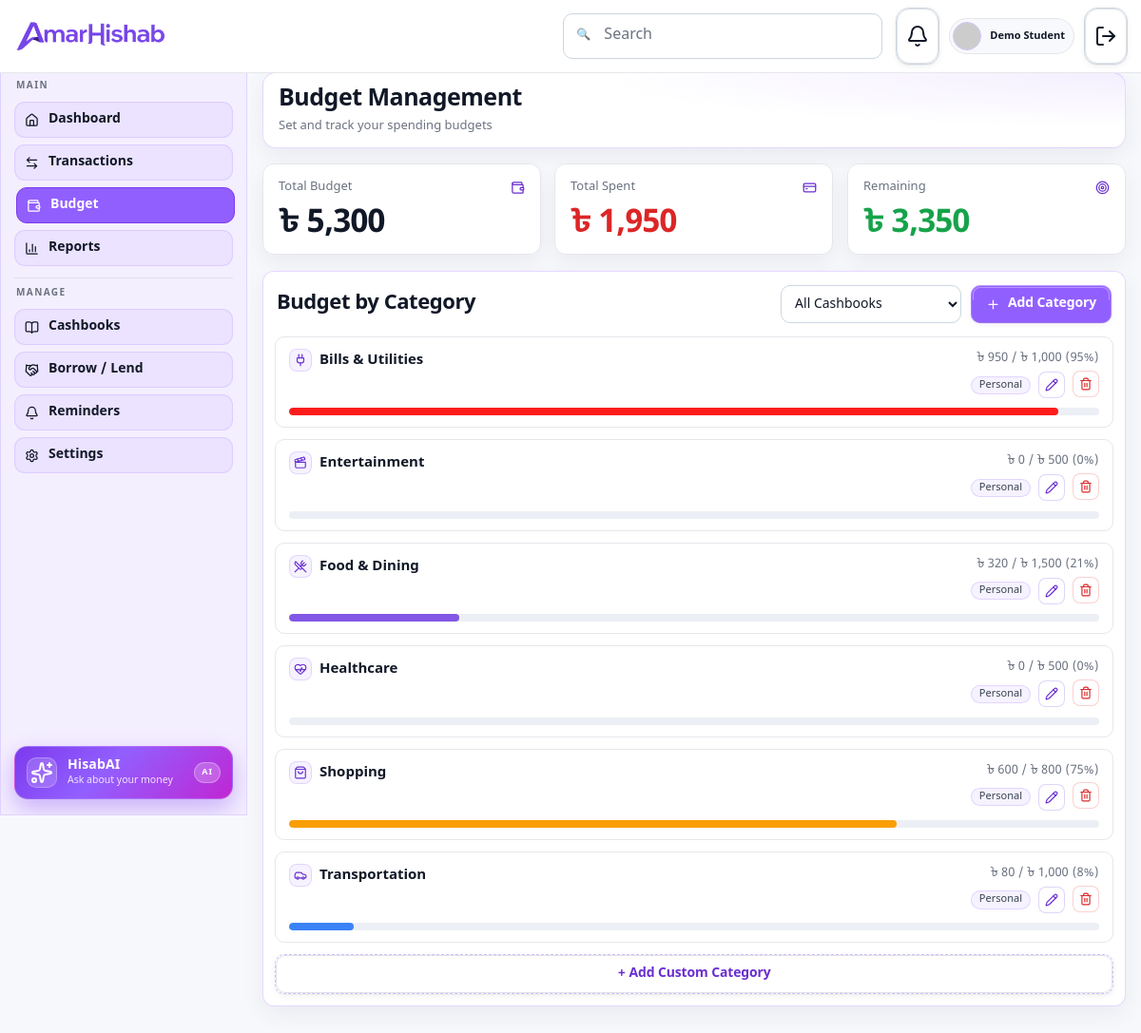
Screenshot of /pages/budget.php (signed in) with the database file from the repository.
### tables this page shows
CREATE TABLE budget_categories (
	id           INT UNSIGNED AUTO_INCREMENT PRIMARY KEY,
	user_id      INT UNSIGNED NOT NULL,
	cashbook_id  INT UNSIGNED NULL,
	name         VARCHAR(120) NOT NULL,
	icon         VARCHAR(60)  NULL,
	color        VARCHAR(20)  NULL,
	limit_amount DECIMAL(12,2) NOT NULL DEFAULT 0,
	created_at   TIMESTAMP    NOT NULL DEFAULT CURRENT_TIMESTAMP,
	CONSTRAINT fk_budget_user FOREIGN KEY (user_id)
		REFERENCES users(id) ON DELETE CASCADE,
	CONSTRAINT fk_budget_cashbook FOREIGN KEY (cashbook_id)
		REFERENCES cashbooks(id) ON DELETE SET NULL,
	INDEX idx_budget_user (user_id)
);

CREATE TABLE cashbooks (
	id          INT UNSIGNED AUTO_INCREMENT PRIMARY KEY,
	user_id     INT UNSIGNED NOT NULL,
	name        VARCHAR(120) NOT NULL,
	description VARCHAR(255) NULL,
	status      ENUM('live','review') NOT NULL DEFAULT 'live',
	created_at  TIMESTAMP    NOT NULL DEFAULT CURRENT_TIMESTAMP,
	CONSTRAINT fk_cashbooks_user FOREIGN KEY (user_id)
		REFERENCES users(id) ON DELETE CASCADE,
	INDEX idx_cashbooks_user (user_id)
);

### includes/budget.php (called while the page is built, shortened)
<?php
require_once __DIR__ . '/../config/db.php';
function budget_categories_with_spent(int $userId, ?int $cashbookId = null): array
{
	$where  = ['bc.user_id = ?'];
	$params = [$userId];
	$sql = 'SELECT bc.id, bc.name, bc.icon, bc.color, bc.limit_amount, bc.cashbook_id,
				c.name AS cashbook_name,
				COALESCE((
					SELECT SUM(t.amount) FROM transactions t
					WHERE t.category_id = bc.id AND t.direction = \'out\'
					  AND t.occurred_at BETWEEN DATE_FORMAT(CURDATE(), \'%Y-%m-01 00:00:00\') AND DATE_FORMAT(LAST_DAY(CURDATE()), \'%Y-%m-%d 23:59:59\')
				), 0) AS spent
			FROM budget_categories bc
			LEFT JOIN cashbooks c ON c.id = bc.cashbook_id
			WHERE ' . implode(' AND ', $where) . '
			ORDER BY bc.name';
	$stmt = db()->prepare($sql);
	$stmt->execute($params);
	return $stmt->fetchAll();
}

### config/db.php (called while the page is built, shortened)
<?php
function app_config(): array
{
	$local  = __DIR__ . '/config.local.php';
	$sample = __DIR__ . '/config.sample.php';
	$config = file_exists($local) ? require $local : require $sample;
	return $config;
}
function db(): PDO
{
	static $pdo = null;
	if ($pdo instanceof PDO) {
		return $pdo;
	}
	$cfg = app_config()['db'];
	$host    = getenv('DB_HOST')    ?: $cfg['host'];
	$port    = getenv('DB_PORT')    ?: $cfg['port'];
	$name    = getenv('DB_NAME')    ?: $cfg['name'];
	$charset = getenv('DB_CHARSET') ?: $cfg['charset'];
	$user    = getenv('DB_USER')    ?: $cfg['user'];
	$pass    = getenv('DB_PASS') !== false ? getenv('DB_PASS') : $cfg['pass'];
	$dsn = sprintf('mysql:host=%s;port=%s;dbname=%s;charset=%s', $host, $port, $name, $charset);
	$options = [
		PDO::ATTR_ERRMODE            => PDO::ERRMODE_EXCEPTION,
		PDO::ATTR_DEFAULT_FETCH_MODE => PDO::FETCH_ASSOC,
		PDO::ATTR_EMULATE_PREPARES   => false,
	];
	$ssl = getenv('DB_SSL') !== false ? getenv('DB_SSL') : ($cfg['ssl'] ?? false);
	if (filter_var($ssl, FILTER_VALIDATE_BOOLEAN)) {
		$options[PDO::MYSQL_ATTR_SSL_VERIFY_SERVER_CERT] = false;
		$options[PDO::MYSQL_ATTR_SSL_CA] = getenv('DB_SSL_CA') ?: ($cfg['ssl_ca'] ?? null);
		if (empty($options[PDO::MYSQL_ATTR_SSL_CA])) {
			unset($options[PDO::MYSQL_ATTR_SSL_CA]);
		}
	}
	$pdo = new PDO($dsn, $user, $pass, $options);
	return $pdo;
}

### includes/helpers.php (called while the page is built, shortened)
<?php
function e(?string $value): string
{
	return htmlspecialchars($value ?? '', ENT_QUOTES, 'UTF-8');
}
function taka($amount): string
{
	$value = is_numeric($amount) ? (float) $amount : 0.0;
	return '৳ ' . number_format($value);
}

### pages/budget.php (the view, shortened to what this page needs)
<?php
require_once __DIR__ . '/../includes/cashbooks.php';
require_once __DIR__ . '/../includes/budget.php';
$userId   = current_user()['id'];
$bookFilter = (int) ($_GET['cashbook'] ?? 0);
$cats     = budget_categories_with_spent($userId, $bookFilter ?: null);
$totalBudget = 0.0;
$totalSpent  = 0.0;
foreach ($cats as $c) {
	$totalBudget += (float) $c['limit_amount'];
	$totalSpent  += (float) $c['spent'];
}
$remaining = $totalBudget - $totalSpent;
?>
<!DOCTYPE html>
<html lang="en">
<head>
	<link rel="stylesheet" href="../styles/main.css" />
	<link rel="stylesheet" href="../styles/pages/dashboard.css" />
	<link rel="stylesheet" href="../styles/pages/budget.css" />
</head>
<body data-page-title="Budget Management">
	<div class="dashboard-layout">
		<?php include __DIR__ . '/../partials/navbar.php'; ?>
		<div class="dashboard-body">
			<?php include __DIR__ . '/../partials/sidebar.php'; ?>
			<main class="dashboard-main budget-main">
				<section class="container-wide budget-page">
					<header class="budget-hero surface">
						<div class="budget-hero-copy">
							<h1>Budget Management</h1>
							<p>Set and track your spending budgets</p>
						</div>
					</header>
					<section class="budget-summary" aria-label="Budget summary cards">
						<article class="budget-stat-card surface">
							<div class="budget-stat-head">
								<p>Total Budget</p>
								<i data-lucide="wallet" aria-hidden="true"></i>
							</div>
							<strong data-budget-total><?= e(taka($totalBudget)) ?></strong>
						</article>
						<article class="budget-stat-card surface">
							<div class="budget-stat-head">
								<p>Total Spent</p>
								<i data-lucide="credit-card" aria-hidden="true"></i>
							</div>
							<strong class="budget-stat-danger" data-budget-spent><?= e(taka($totalSpent)) ?></strong>
						</article>
						<article class="budget-stat-card surface">
							<div class="budget-stat-head">
								<p>Remaining</p>
								<i data-lucide="target" aria-hidden="true"></i>
							</div>
							<strong class="<?= $remaining < 0 ? 'budget-stat-danger' : 'budget-stat-success' ?>" data-budget-remaining><?= e(taka($remaining)) ?></strong>
						</article>
					</section>
					<section class="budget-board surface">
						<header class="budget-board-head">
							<h2>Budget by Category</h2>
							<div class="budget-board-actions">
								<form class="budget-filter-wrap" method="get" id="budget-filter-form">
									<select id="budget-cashbook-filter" class="select budget-cashbook-filter" name="cashbook" onchange="this.form.submit()">
										<option value="0">All Cashbooks</option>
									</select>
								</form>
								<button
									class="btn btn-primary btn-sm"
									type="button"
									data-modal-target="#create-budget-category-modal"
									aria-haspopup="dialog"
									aria-controls="create-budget-category-modal"
								>
									<i data-lucide="plus" aria-hidden="true"></i>
									<span>Add Category</span>
								</button>
							</div>
						</header>
						<div class="budget-category-list" data-component="budget-category-list">
							<?php if (empty($cats)): ?>
								<p class="budget-empty">No budget categories yet. Add one to start tracking limits.</p>
							<?php else: ?>
								<?php foreach ($cats as $i => $cat): ?>
									<?php
										$spent = (float) $cat['spent'];
										$limit = (float) $cat['limit_amount'];
										$usage = $limit > 0 ? (int) round(min(100, max(0, $spent / $limit * 100))) : 0;
										$fill  = 'budget-category-fill';
										if ($usage >= 90)      $fill .= ' budget-category-fill--danger';
										elseif ($usage >= 75)  $fill .= ' budget-category-fill--warn';
										$color = $cat['color'] ?: $palette[$i % count($palette)];
										$icon  = $cat['icon'] ?: 'wallet';
									?>
									<article class="budget-category-item" data-budget-category-id="<?= e($cat['id']) ?>">
										<div class="budget-category-top">
											<div class="budget-category-label">
												<span class="budget-category-icon" aria-hidden="true"><i data-lucide="<?= e($icon) ?>"></i></span>
												<strong><?= e($cat['name']) ?></strong>
											</div>
											<div class="budget-category-meta">
												<p class="budget-category-amount"><?= e(taka($spent)) ?> / <?= e(taka($limit)) ?> (<?= $usage ?>%)</p>
												<div class="budget-category-actions">
													<p class="budget-category-cashbook"><?= e($cat['cashbook_name'] ?? 'No cashbook') ?></p>
													<button class="budget-category-edit" type="button"
														data-modal-target="#edit-budget-category-modal"
														data-cat-id="<?= e($cat['id']) ?>"
														data-cat-name="<?= e($cat['name']) ?>"
														data-cat-limit="<?= e($cat['limit_amount']) ?>"
														data-cat-cashbook="<?= e($cat['cashbook_id'] ?? '') ?>"
														aria-label="Edit <?= e($cat['name']) ?>">
														<i data-lucide="pencil" aria-hidden="true"></i>
													</button>
													<form action="../actions/budget-delete.php" method="post" onsubmit="return confirm('Delete this category?');" style="display:inline">
														<button class="budget-category-delete" type="submit" aria-label="Delete <?= e($cat['name']) ?>">
															<i data-lucide="trash-2" aria-hidden="true"></i>
														</button>
													</form>
												</div>
											</div>
										</div>
										<div class="budget-category-track">
											<span class="<?= $fill ?>" style="width: <?= $usage ?>%; --category-color: <?= e($color) ?>;"></span>
										</div>
									</article>
								<?php endforeach; ?>
							<?php endif; ?>
						</div>
						<button
							class="btn btn-outline btn-sm budget-custom-btn"
							type="button"
							data-modal-target="#create-budget-category-modal"
							aria-haspopup="dialog"
							aria-controls="create-budget-category-modal"
						>
							<span>+ Add Custom Category</span>
						</button>
					</section>
				</section>
			</main>
		</div>
	</div>
</body>
</html>

### styles/pages/dashboard.css (style rules this page uses)
.dashboard-layout { --dashboard-topbar-height: 58px; min-height: 100vh; min-height: 100dvh; padding-top: var(--dashboard-topbar-height); background: var(--color-bg); }
.dashboard-body { min-height: calc(100vh - var(--dashboard-topbar-height)); min-height: calc(100dvh - var(--dashboard-topbar-height)); }
.dashboard-main { margin-left: var(--sidebar-width); min-width: 0; min-height: calc(100vh - var(--dashboard-topbar-height)); min-height: calc(100dvh - var(--dashboard-topbar-height)); background: var(--color-bg); }
.dashboard-main { padding: 48px 36px; }
.budget-summary { display: grid; gap: 16px; }
@media (max-width: 88rem) { .dashboard-main { margin-left: var(--sidebar-width); } }

### styles/variables.css (style rules this page uses)
:root { color-scheme: light; --color-brand-50: #f4efff; --color-brand-100: #e8deff; --color-brand-200: #d1beff; --color-brand-300: #bb9dff; --color-brand-400: #a47dff; --color-brand-500: #925fff; --color-brand-600: #7c3aed; --color-brand-700: #6a2fd1; --color-brand-800: #5726ad; --color-brand-900: #431d89; --color-bg: #f7f8fc; --color-surface: #ffffff; --color-surface-muted: #f8f9fc; --color-border: #e5e7eb; --color-border-strong: #cbd5e1; --color-text-primary: #111827; --color-text-secondary: #374151; --color-text-muted: #6b7280; --color-text-inverse: #ffffff; --color-success: #16a34a; --color-success-soft: #dcfce7; --color-warning: #d97706; --color-warning-soft: #fef3c7; --color-danger: #dc2626; --color-danger-soft: #fee2e2; --color-info: #2563eb; --color-info-soft: #dbeafe; --font-family-base: "Plus Jakarta Sans", "Noto Sans Bengali", "Segoe UI", Roboto, system-ui, -apple-system, sans-serif; --font-family-mono: ui-monospace, SFMono-Regular, Menlo, Monaco, Consolas, "Liberation Mono", "Courier New", monospace; --font-size-100: 0.75rem; --font-size-200: 0.875rem; --font-size-300: 1rem; --font-size-400: 1.125rem; --font-size-500: 1.25rem; --font-size-600: 1.5rem; --font-size-700: 1.875rem; --font-size-800: 2.25rem; --font-weight-regular: 400; --font-weight-medium: 500; --font-weight-semibold: 600; --font-weight-bold: 700; --line-height-tight: 1.15; --line-height-heading: 1.25; --line-height-body: 1.6; --space-0: 0; --space-1: 0.25rem; --space-2: 0.5rem; --space-3: 0.75rem; --space-4: 1rem; --space-5: 1.25rem; --space-6: 1.5rem; --space-7: 2rem; --space-8: 2.5rem; --space-9: 3rem; --space-10: 4rem; --radius-sm: 0.5rem; --radius-md: 0.75rem; --radius-lg: 1rem; --radius-xl: 1.5rem; --radius-pill: 9999px; --shadow-xs: 0 1px 2px rgba(17, 24, 39, 0.06); --shadow-sm: 0 8px 24px rgba(17, 24, 39, 0.06); --shadow-md: 0 16px 36px rgba(17, 24, 39, 0.1); --container-max: 72rem; --container-max-wide: 84rem; --sidebar-width: 16.25rem; --duration-fast: 120ms; --duration-base: 220ms; --duration-slow: 360ms; --easing-standard: cubic-bezier(0.2, 0, 0, 1); --focus-ring: 0 0 0 3px rgba(146, 95, 255, 0.25); --z-dropdown: 1000; --z-sticky: 1020; --z-modal: 1100; --z-toast: 1200; }

### styles/typography.css (style rules this page uses)
body { font-family: var(--font-family-base); font-size: var(--font-size-300); font-weight: var(--font-weight-regular); line-height: var(--line-height-body); color: var(--color-text-primary); }
h1, h2, h3, h4, h5, h6 { color: var(--color-text-primary); font-weight: var(--font-weight-bold); line-height: var(--line-height-heading); letter-spacing: -0.02em; }
h1 { font-size: clamp(2rem, 1.4rem + 2vw, 2.75rem); line-height: var(--line-height-tight); }
h2 { font-size: clamp(1.625rem, 1.2rem + 1.4vw, 2.125rem); }
p { color: var(--color-text-secondary); }
strong, b { font-weight: var(--font-weight-semibold); }

### styles/layout.css (style rules this page uses)
body { background: var(--color-bg); }
main { display: block; }
.container-wide { width: min(100% - (var(--space-4) * 2), var(--container-max-wide)); margin-inline: auto; }
.surface { border: 1px solid var(--color-border); border-radius: var(--radius-lg); background: var(--color-surface); box-shadow: var(--shadow-sm); }

### styles/components/inputs.css (style rules this page uses)
.input, .select, .textarea { width: 100%; border: 1px solid var(--color-border-strong); background: var(--color-surface); color: var(--color-text-primary); border-radius: 10px; padding: 14px 16px; outline: none; transition: border-color var(--duration-fast) var(--easing-standard), box-shadow var(--duration-fast) var(--easing-standard); }

### styles/utilities.css (style rules this page uses)
.scroll-smooth, html { scroll-behavior: smooth; }
main > section { animation: soft-in 0.7s var(--easing-standard) both; }
.surface, .transaction-card, .tx-item, .modal { animation: rise-in 0.6s var(--easing-standard) both; }

### rows the page displays
budget_categories: name "Bills & Utilities", spent "৳ 950", limit_amount "৳ 1,000", usage "95", cashbook.name "Personal"
budget_categories: name "Entertainment", spent "৳ 0", limit_amount "৳ 500", usage "0", cashbook.name "Personal"
budget_categories: name "Food & Dining", spent "৳ 320", limit_amount "৳ 1,500", usage "21", cashbook.name "Personal"
budget_categories: name "Healthcare", spent "৳ 0", limit_amount "৳ 500", usage "0", cashbook.name "Personal"
budget_categories: name "Shopping", spent "৳ 600", limit_amount "৳ 800", usage "75", cashbook.name "Personal"
budget_categories: name "Transportation", spent "৳ 80", limit_amount "৳ 1,000", usage "8", cashbook.name "Personal"

### other values shown
$navUser['name'] "Demo Student"
taka($totalBudget) "৳ 5,300"
taka($totalSpent) "৳ 1,950"
taka($remaining) "৳ 3,350"
